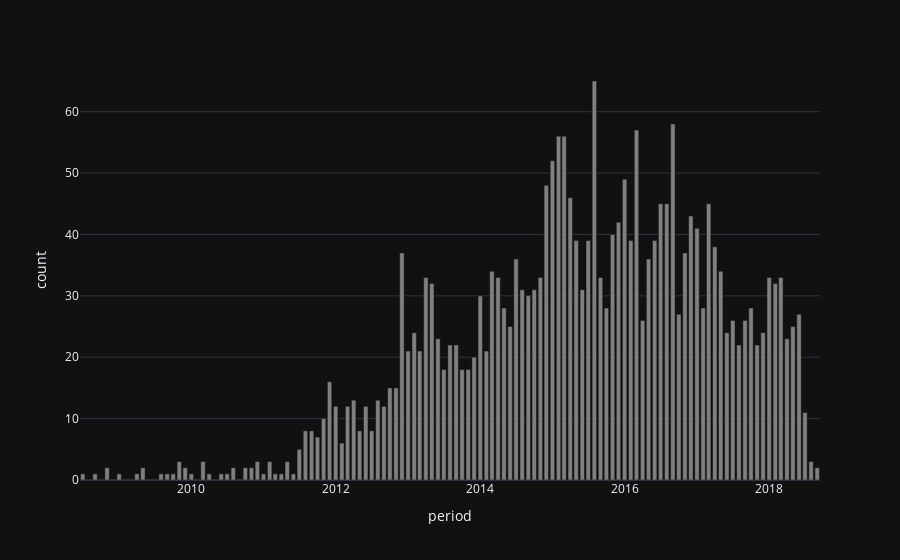

Notebook code cell kept with this figure:
### Markdown cell above
### Reviews Over Time
- Looking the number of reviews over the years we can see the raising in the interest of people in ~2012 to ~2016 then decreasing until 2018
- Looking at how many reviews they have on average per week/month telling us how much the customers are active

### Code cell
period = 'M'
corsair_df["period"] = corsair_df["timestamp"].dt.to_period(period)
corsair_df["period"] = corsair_df["period"].dt.to_timestamp()

x = pd.DataFrame(corsair_df["period"].value_counts().reset_index().rename(columns={'index':'period', "period": "count"}))

import plotly.express as px

px.bar(x, x="period", y="count", color_discrete_sequence=['gray'])
